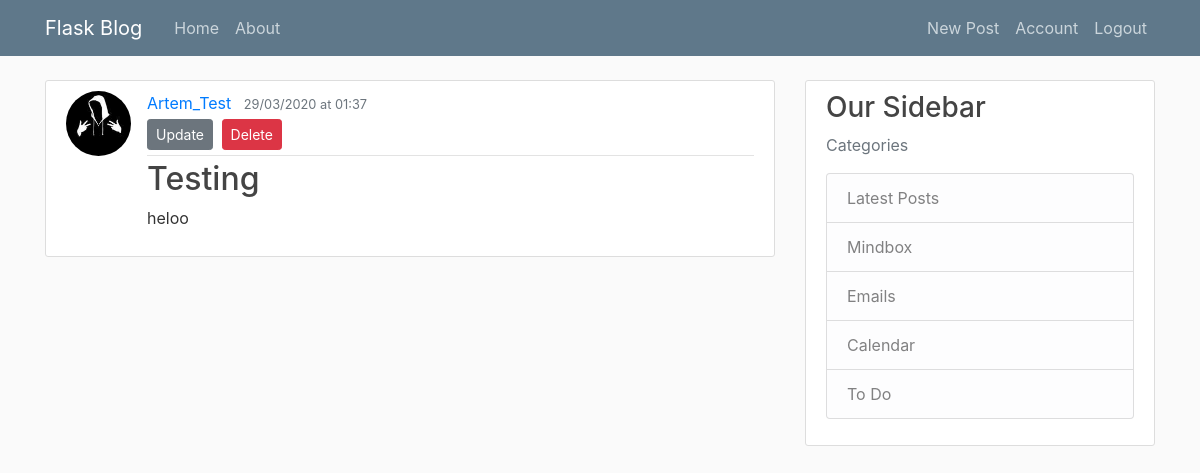
The app's page /post/13 (signed in) with its own data.
### flaskblog/models.py (models this page shows, shortened)
class User(db.Model, UserMixin):
    id = db.Column(db.Integer, primary_key=True)
    username = db.Column(db.String(20), unique=True, nullable=False)
    email = db.Column(db.String(120), unique=True, nullable=False)
    image_file = db.Column(db.String(20), nullable=False, default='default.jpg')
    password = db.Column(db.String(60), nullable=False)
    posts = db.relationship('Post', backref='author', lazy=True)

class Post(db.Model):
    id = db.Column(db.Integer, primary_key=True)
    title = db.Column(db.String(120), nullable=False)
    date_posted = db.Column(db.DateTime, nullable=False, default=datetime.now(timezone('Europe/Moscow')))
    content = db.Column(db.Text, nullable=False)
    user_id = db.Column(db.Integer, db.ForeignKey('user.id'), nullable=False)
    tags = db.relationship('Tag', secondary=post_tags, backref=db.backref('posts', lazy='dynamic'))

### flaskblog/posts/routes.py (the view)
@posts.route('/post/<int:post_id>')
@login_required
def post(post_id):
    post = Post.query.get_or_404(post_id)
    return render_template('post.html', title=post.title, post=post)

### flaskblog/models.py (called while the page is built)
@login_manager.user_loader
def load_user(user_id):
    return User.query.get(int(user_id))

### flaskblog/templates/post.html (shortened to what this page needs)
{% extends "layout.html" %}
{%  block content %}
    <article class="media content-section">
        <img class="rounded-circle article-img" src="{{ url_for('static', filename='profile_pics/' + post.author.image_file) }}">
        <div class="media-body">
            <div class="article-metadata">
                <a class="mr-2" href="{{ url_for('users.user_posts', username=post.author.username) }}">{{ post.author.username }}</a>
                <small class="text-muted">{{ post.date_posted.strftime('%d/%m/%Y at %R') }}</small>
                {% if post.author == current_user %}
                    <div>
                        <a class="btn btn-secondary btn-sm mt-1 mb-1" href="{{ url_for('posts.update_post', post_id=post.id) }}">Update</a>
                        <button type="button" class="btn btn-danger btn-sm m-1" data-toggle="modal" data-target="#deleteModal">Delete</button>
                    </div>
                {% endif %}
            </div>
            <h2 class="article-title">{{ post.title }}</h2>
            <p class="article-content">{{ post.content }}</p>
        </div>
    </article>
{% endblock content%}

### flaskblog/static/main.css (style rules this page uses)
body { background: #fafafa; color: #333333; margin-top: 5rem; }
h1, h2, h3, h4, h5, h6 { color: #444444; }
.content-section { background: #ffffff; padding: 10px 20px; border: 1px solid #dddddd; border-radius: 3px; margin-bottom: 20px; }
.article-title { color: #444444; }
.article-content { white-space: pre-line; }
.article-img { height: 65px; width: 65px; margin-right: 16px; }
.article-metadata { padding-bottom: 1px; margin-bottom: 4px; border-bottom: 1px solid #e3e3e3 }

### records on screen
User: image_file (picture), author.username "Artem_Test"
Post: date_posted "29/03/2020 at 01:37", title "Testing", content "heloo"
